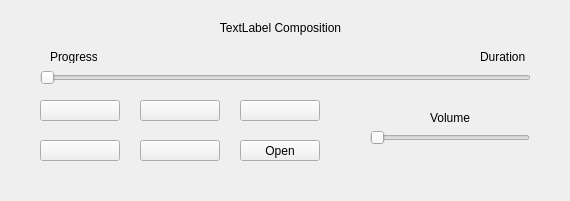
<?xml version="1.0" encoding="UTF-8"?>
<ui version="4.0">
 <class>Widget</class>
 <widget class="QWidget" name="Widget">
  <property name="geometry">
   <rect>
    <x>0</x>
    <y>0</y>
    <width>570</width>
    <height>201</height>
   </rect>
  </property>
  <property name="windowTitle">
   <string>Winamp</string>
  </property>
  <property name="windowIcon">
   <iconset resource="Icons.qrc">
    <normaloff>:/ico/Icons/iconfinder-audio-wave-music-sound-speaker-4593201_122274.ico</normaloff>:/ico/Icons/iconfinder-audio-wave-music-sound-speaker-4593201_122274.ico</iconset>
  </property>
  <widget class="QPushButton" name="pbPlay">
   <property name="geometry">
    <rect>
     <x>40</x>
     <y>100</y>
     <width>80</width>
     <height>21</height>
    </rect>
   </property>
   <property name="text">
    <string/>
   </property>
  </widget>
  <widget class="QPushButton" name="pbPause">
   <property name="geometry">
    <rect>
     <x>140</x>
     <y>100</y>
     <width>80</width>
     <height>21</height>
    </rect>
   </property>
   <property name="text">
    <string/>
   </property>
  </widget>
  <widget class="QPushButton" name="pbStop">
   <property name="geometry">
    <rect>
     <x>240</x>
     <y>100</y>
     <width>80</width>
     <height>21</height>
    </rect>
   </property>
   <property name="text">
    <string/>
   </property>
  </widget>
  <widget class="QLabel" name="lbTextComposition">
   <property name="geometry">
    <rect>
     <x>40</x>
     <y>20</y>
     <width>481</width>
     <height>16</height>
    </rect>
   </property>
   <property name="text">
    <string>TextLabel Composition</string>
   </property>
   <property name="alignment">
    <set>Qt::AlignCenter</set>
   </property>
  </widget>
  <widget class="QPushButton" name="pbOpen">
   <property name="geometry">
    <rect>
     <x>240</x>
     <y>140</y>
     <width>80</width>
     <height>21</height>
    </rect>
   </property>
   <property name="text">
    <string>Open</string>
   </property>
  </widget>
  <widget class="QPushButton" name="pbPrev">
   <property name="geometry">
    <rect>
     <x>40</x>
     <y>140</y>
     <width>80</width>
     <height>21</height>
    </rect>
   </property>
   <property name="text">
    <string/>
   </property>
  </widget>
  <widget class="QPushButton" name="pbNext">
   <property name="geometry">
    <rect>
     <x>140</x>
     <y>140</y>
     <width>80</width>
     <height>21</height>
    </rect>
   </property>
   <property name="text">
    <string/>
   </property>
  </widget>
  <widget class="QLabel" name="lbVolume">
   <property name="geometry">
    <rect>
     <x>430</x>
     <y>110</y>
     <width>61</width>
     <height>16</height>
    </rect>
   </property>
   <property name="text">
    <string>Volume</string>
   </property>
  </widget>
  <widget class="QSlider" name="hsVolume">
   <property name="geometry">
    <rect>
     <x>370</x>
     <y>130</y>
     <width>160</width>
     <height>16</height>
    </rect>
   </property>
   <property name="orientation">
    <enum>Qt::Horizontal</enum>
   </property>
  </widget>
  <widget class="QSlider" name="hsProgress">
   <property name="geometry">
    <rect>
     <x>40</x>
     <y>70</y>
     <width>491</width>
     <height>16</height>
    </rect>
   </property>
   <property name="orientation">
    <enum>Qt::Horizontal</enum>
   </property>
  </widget>
  <widget class="QLabel" name="lbProgress">
   <property name="geometry">
    <rect>
     <x>50</x>
     <y>50</y>
     <width>47</width>
     <height>13</height>
    </rect>
   </property>
   <property name="text">
    <string>Progress</string>
   </property>
  </widget>
  <widget class="QLabel" name="lbDuration">
   <property name="geometry">
    <rect>
     <x>480</x>
     <y>50</y>
     <width>47</width>
     <height>13</height>
    </rect>
   </property>
   <property name="text">
    <string>Duration</string>
   </property>
  </widget>
 </widget>
 <resources>
  <include location="Icons.qrc"/>
 </resources>
 <connections/>
</ui>
